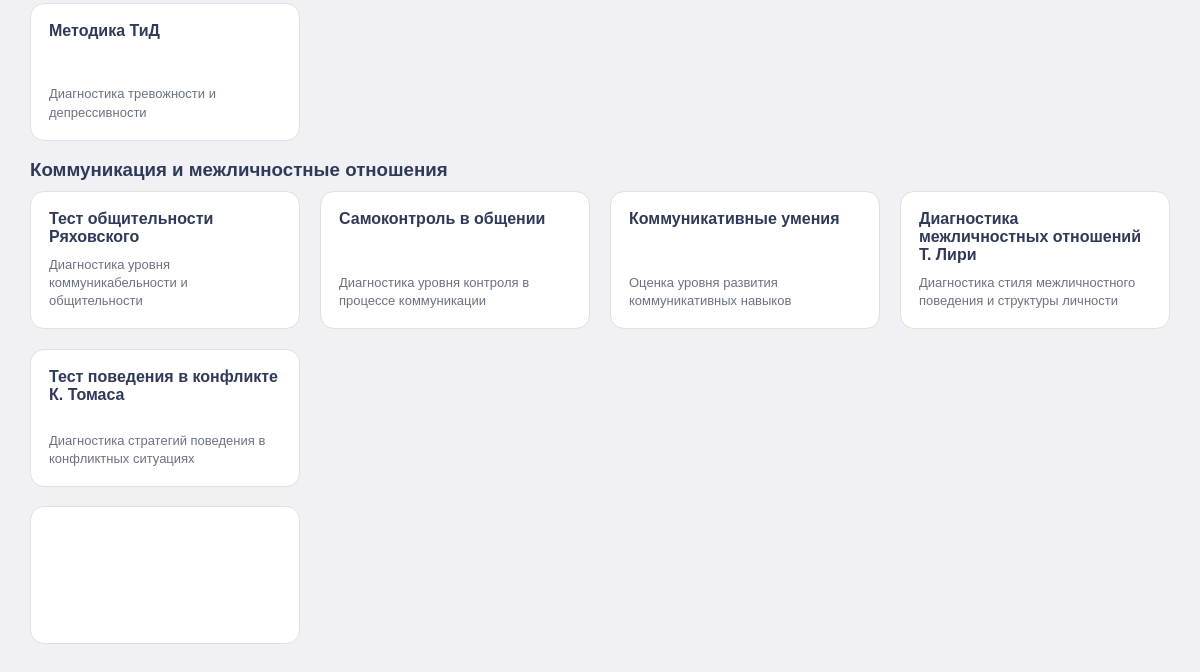
The app's page / (signed in, lower part), older data.
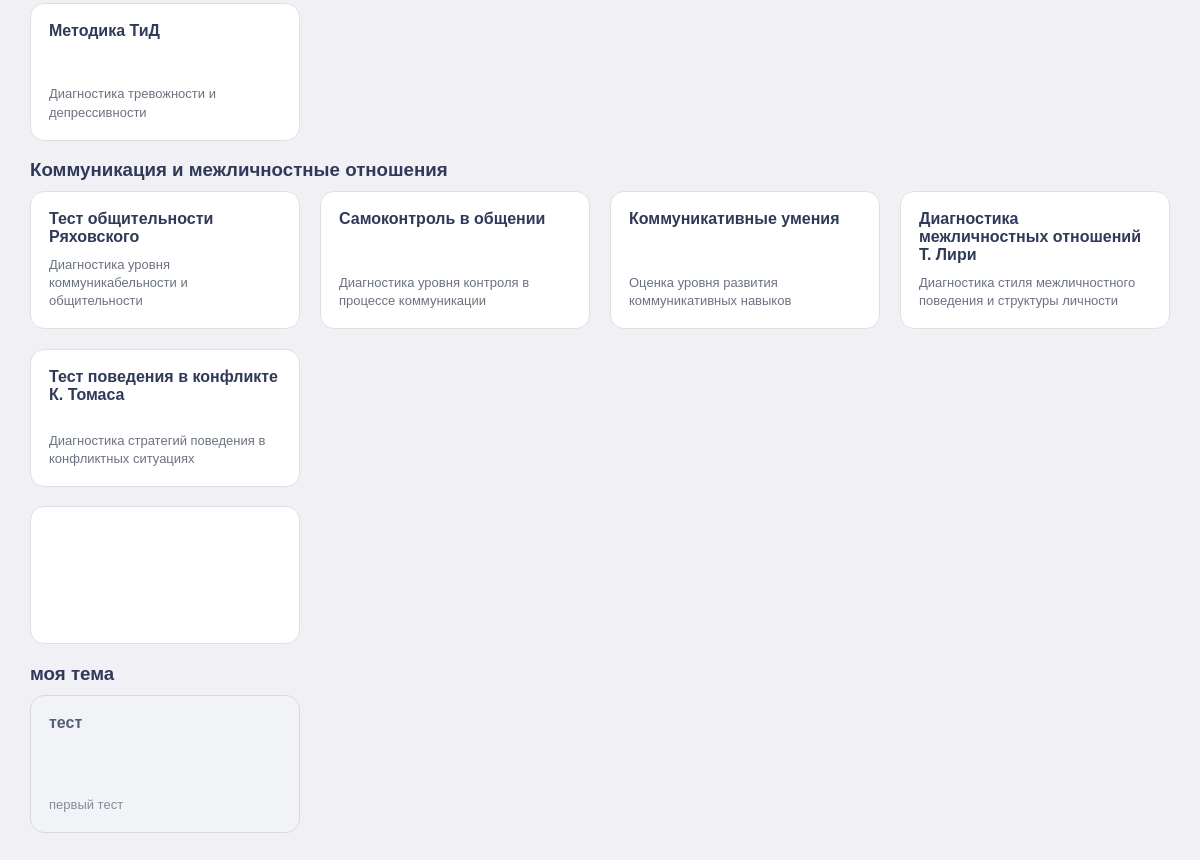
The same page, newer data.
### tables this page shows
CREATE TABLE "tests" (
	"id"	INTEGER,
	"topic"	TEXT NOT NULL,
	"title"	TEXT NOT NULL,
	"is_active"	INTEGER DEFAULT 1,
	"description"	TEXT, visualization_type TEXT, author_id INTEGER, instruction TEXT,
	PRIMARY KEY("id" AUTOINCREMENT)
);

### app.py (the view)
@app.route('/')
def index():
    username = session.get('username')
    conn = sqlite3.connect('database.db')
    cursor = conn.cursor()
    cursor.execute("""
        SELECT id, topic, title, description
        FROM tests
        WHERE is_active = 1
        ORDER BY id
    """)
    rows = cursor.fetchall()
    completed_tests = set()
    if username:
        cursor.execute("SELECT id FROM users WHERE username = ?", (username,))
        user = cursor.fetchone()
        if user:
            user_id = user[0]
            cursor.execute("""
                SELECT DISTINCT test_id
                FROM user_attempts
                WHERE user_id = ?
            """, (user_id,))
            completed_tests = {row[0] for row in cursor.fetchall()}
    conn.close()
    grouped_tests = {}
    for test_id, topic, title, description in rows:
        if topic not in grouped_tests:
            grouped_tests[topic] = []
        grouped_tests[topic].append({
            'id': test_id,
            'title': title,
            'description': description,
            'completed': test_id in completed_tests
        })
    return render_template(
        'index.html',
        username=username,
        tests=grouped_tests,
        completed_tests=completed_tests
    )

### templates/index.html (shortened to what this page needs)
<!DOCTYPE html>
<html lang="ru">
<head>
    <link rel="stylesheet" href="{{ url_for('static', filename='style/main.css') }}">
</head>
<body>
<main>
    {% for topic, test_list in tests.items() %}
        <div class="category">
            <h3>{{ topic }}</h3>
            <div class="tests">
                {% for test in test_list %}
                    <a href="/test/{{ test.id }}"
                       class="test-card {% if test.id in completed_tests %}completed{% endif %}">
                        <div class="test-title">{{ test.title }}</div>
                        <div class="test-desc">{{ test.description }}</div>
                    </a>
                {% endfor %}
            </div>
        </div>
    {% endfor %}
</main>
</body>
</html>

Row changes from the older to the newer data that the page shows:
added tests: topic "моя тема", title "тест", description "первый тест"
